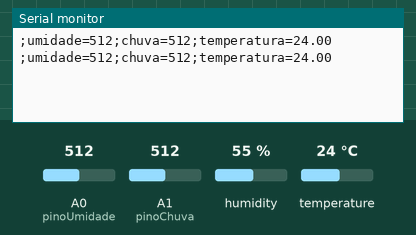
Recording of a sketch running on a simulated Arduino Uno, built with avr-gcc and run on an emulated ATmega328P. Shown: the last lines printed to the serial monitor. Wiring (inferred from the names in the program): DHT11 sensor: data A3. The inputs (shaded band) are chosen by the test bench; at power-on: temperature 24 °C, A0 (pinoUmidade) = 512, A1 (pinoChuva) = 512, humidity 55 %.

Above: at 11.0 s.
11.1 s: temperature set to 12 °C
At 21.2 s:
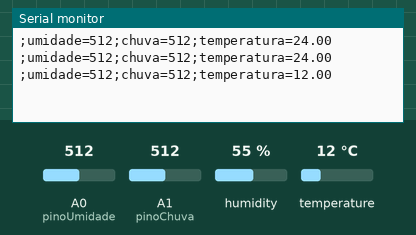
21.3 s: A0 (pinoUmidade) set to 610
At 31.4 s:
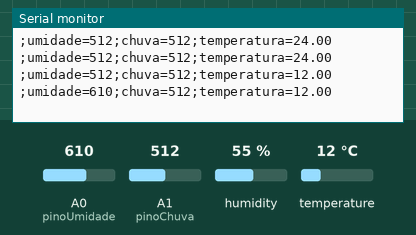
31.5 s: A1 (pinoChuva) set to 610
At 41.6 s:
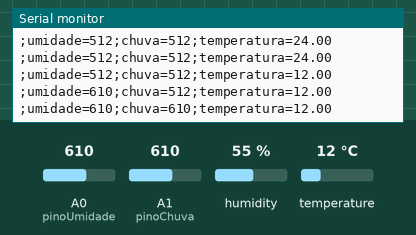
41.7 s: temperature set to 19 °C
At 51.8 s:
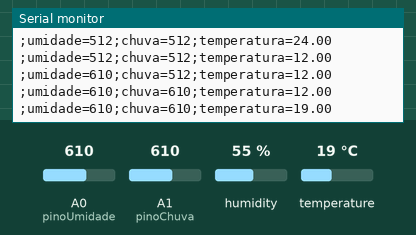
51.9 s: A0 (pinoUmidade) set to 590
At 62.0 s:
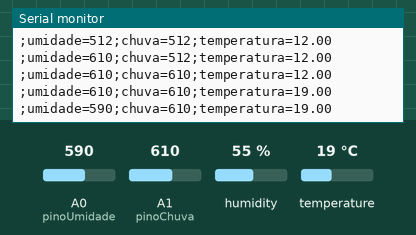
62.1 s: A1 (pinoChuva) set to 590
At 73.0 s:
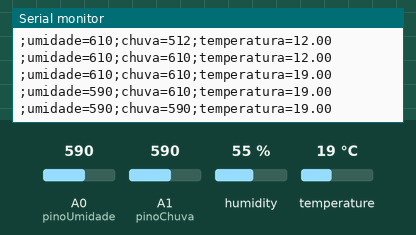
Timing chart, 0 to 73.3 s (numbered marks = the images above; inputs shaded):
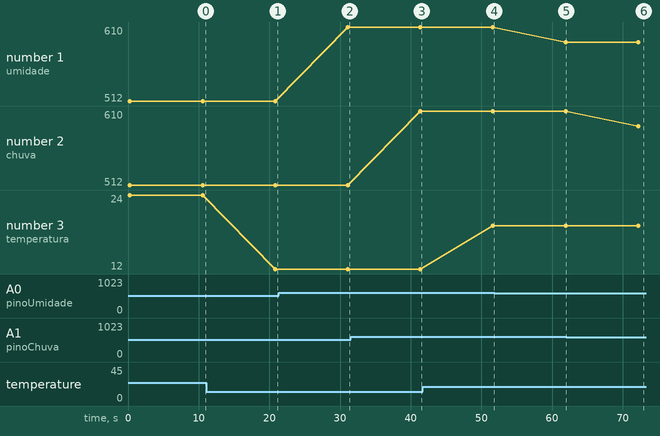

The sketch:

sketch_dec28a.ino
```cpp
/*Programa: codigo dos sensores (temperatura, umidade e chuva)
 * Autora: Sayonara Santos
 * biblioteca: https://github.com/adafruit/DHT-sensor-library
*/

#include <DHT.h>

#define pinoUmidade A0
#define pinoChuva A1
#define pinoTemperatura A3
#define dhttipo DHT11

int valorUmidade = 0; //Variavel para armazena o valor do sensor de umidade
int valorChuva = 0; //Variavel para armazena o valor do sensor de chuva
DHT dht(pinoTemperatura, dhttipo);
float valorTemperatura = 0; //Variavel para armazena o valor do sensor de temperatura
String t1 = ";umidade=";
String t2 = ";chuva=";
String t3 = ";temperatura=";
String mensagem;

void setup()
{
  // Define os pinos dos sensores como entrada
  pinMode(pinoUmidade, INPUT);
  pinMode(pinoChuva,INPUT);

  Serial.begin(115200);
  dht.begin();
}

void loop()
{

  valorChuva = analogRead(pinoChuva);

  valorUmidade = analogRead(pinoUmidade);

  valorTemperatura = dht.readTemperature();

  mensagem = t1 + valorUmidade + t2 + valorChuva + t3 + valorTemperatura;

  Serial.println(mensagem);

  delay(10000);

}


void mostraChuva(int chuva){
  Serial.print("Valor - chuva: ");
  Serial.println(chuva);

  //max=1024 (seco)  min=0
  if(chuva<400){
  Serial.println("Chuva forte!");
  }
  else if(chuva<600 && chuva>400){
  Serial.println("Chuva moderada!");
  }
  else if(chuva<900 && chuva>600){
  Serial.println("Chuva fraca!");
  }
  else if(chuva>900){
  Serial.println("Sem chuva!");
  }
}


void mostraUmidadeSolo(int umidade){
  Serial.print("Valor - umidade do solo: ");
  Serial.println(umidade);

  //max=1024 (seco)  min=0
  if(umidade<400){
  Serial.println("Umidade do solo alta!");
  }
  else if(umidade<800 && umidade>400){
  Serial.println("Umidade do solo moderada!");
  }
  else if(umidade>800){
  Serial.println("Umidade do solo baixa!");
  }
 }


 void mostraTemperatura(float temperatura){
  Serial.print("Valor - temperatura ambiente: ");
  Serial.print(temperatura);
  Serial.println(" Celsius");
}
```

Measured:
- after the input at 11.1 s, the serial monitor: prints a new line after 9.7 s (image 1)
- after the input at 21.3 s, the serial monitor: prints a new line after 9.8 s (image 2)
- after the input at 31.5 s, the serial monitor: prints a new line after 9.9 s (image 3)
- after the input at 41.7 s, the serial monitor: prints a new line after 9.9 s (image 4)
- after the input at 51.9 s, the serial monitor: prints a new line after 10.0 s (image 5)
- after the input at 62.1 s, the serial monitor: prints a new line after 10.1 s (image 6)
- plotted number 1: 512 → 610 after the input at 21.3 s, 610 → 590 after the input at 51.9 s
- plotted number 3: 24 → 12 after the input at 11.1 s, 12 → 19 after the input at 41.7 s
